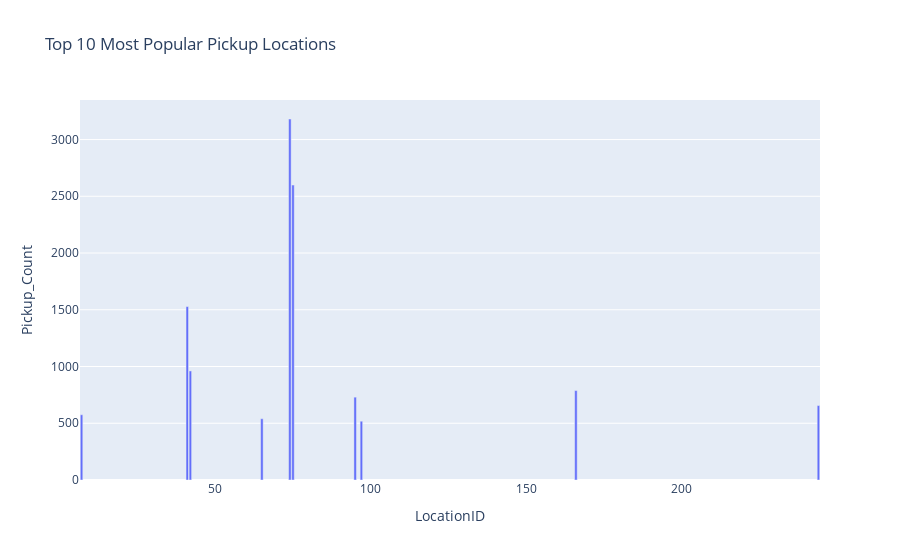

The notebook cell saved with this chart:
### Markdown cell above
## Which pickup and dropoff locations are the most popular?

### Code cell
pickup_counts = df['PULocationID'].value_counts().reset_index()
pickup_counts.columns = ['LocationID', 'Pickup_Count']

dropoff_counts = df['DOLocationID'].value_counts().reset_index()
dropoff_counts.columns = ['LocationID', 'Dropoff_Count']


fig_pickup = px.bar(
    pickup_counts.head(10),
    x="LocationID",
    y="Pickup_Count",
    title="Top 10 Most Popular Pickup Locations")


fig_dropoff = px.bar(
    dropoff_counts.head(10),
    x="LocationID",
    y="Dropoff_Count",
    title="Top 10 Most Popular Dropoff Locations")


fig_pickup.show()
fig_dropoff.show()

### Figure 1 — Plotly figure (JSON) as saved in the notebook; plotly's stock layout.template omitted (floating-point values rounded to 4 significant figures)
{"data": [{"alignmentgroup": "True", "hovertemplate": "LocationID=%{x}<br>Pickup_Count=%{y}<extra></extra>", "legendgroup": "", "marker": {"color": "#636efa", "pattern": {"shape": ""}}, "name": "", "offsetgroup": "", "orientation": "v", "showlegend": false, "textposition": "auto", "type": "bar", "x": [74, 75, 41, 42, 166, 95, 244, 7, 65, 97], "xaxis": "x", "y": [3181, 2599, 1528, 961, 788, 730, 656, 575, 540, 518], "yaxis": "y"}], "layout": {"barmode": "relative", "legend": {"tracegroupgap": 0}, "title": {"text": "Top 10 Most Popular Pickup Locations"}, "xaxis": {"anchor": "y", "domain": [0, 1], "title": {"text": "LocationID"}}, "yaxis": {"anchor": "x", "domain": [0, 1], "title": {"text": "Pickup_Count"}}}}
